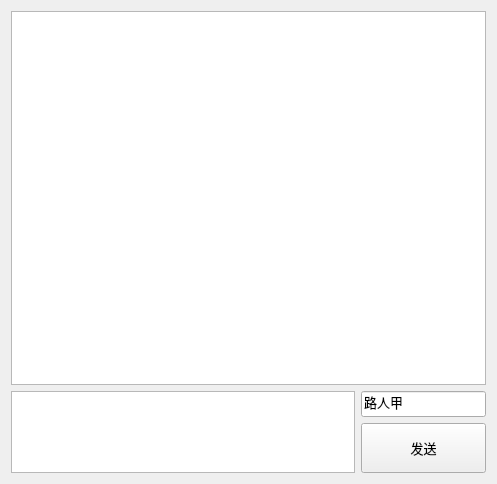
<?xml version="1.0" encoding="UTF-8"?>
<ui version="4.0">
 <class>Widget</class>
 <widget class="QWidget" name="Widget">
  <property name="geometry">
   <rect>
    <x>0</x>
    <y>0</y>
    <width>497</width>
    <height>484</height>
   </rect>
  </property>
  <property name="windowTitle">
   <string>扯淡君</string>
  </property>
  <property name="styleSheet">
   <string notr="true">QPalette{background:#F0F0F0;}

QWidget#frmMain,QWidget[Form=&quot;true&quot;]{
border:1px solid #575757;
border-radius:0px;
}

.QFrame{
border:1px solid #C2CCD8;
border-radius:5px;
}

QWidget#widget_title,QToolBar{
background:qlineargradient(spread:pad,x1:0,y1:0,x2:0,y2:1,stop:0 #4D4D4D,stop:1 #292929);
}

QLabel{
color:#000000;
}

QLabel#lab_Ico,QLabel#lab_Title{
border-radius:0px;
color:#F0F0F0;
background-color:rgba(0,0,0,0);
border-style:none;
}

QLabel#labfrmData,QLabel#labfrmHost,QLabel#labfrmDefence,QLabel#labfrmIPCGroup,QLabel#labfrmIPC,QLabel#labfrmIPCLink,QLabel#labfrmVideoPlayBack,QLabel#labfrmConfig,QLabel#labCheckAllStatus,QLabel#labfrmExit{
padding:5px;
color:#F0F0F0;
background:qlineargradient(spread:pad,x1:0,y1:0,x2:0,y2:1,stop:0 #4D4D4D,stop:1 #292929);
}

QLabel#labfrmData:hover,QLabel#labfrmHost:hover,QLabel#labfrmDefence:hover,QLabel#labfrmIPCGroup:hover,QLabel#labfrmIPC:hover,QLabel#labfrmIPCLink:hover,QLabel#labfrmVideoPlayBack:hover,QLabel#labfrmConfig:hover,QLabel#labCheckAllStatus:hover,QLabel#labfrmExit:hover{
background:qlineargradient(spread:pad,x1:0,y1:0,x2:0,y2:1,stop:0 #636363,stop:1 #575757);
}

QLabel[labVideo=&quot;true&quot;]{
color:#F0F0F0;
border:1px solid #575757;
background:qlineargradient(spread:pad,x1:0,y1:0,x2:0,y2:1,stop:0 #4D4D4D,stop:1 #292929);
}

QLabel[labVideo=&quot;true&quot;]:focus{
border:1px solid #FF0000;
background:qlineargradient(spread:pad,x1:0,y1:0,x2:0,y2:1,stop:0 #636363,stop:1 #575757);
}

QLineEdit,QTextEdit,QSpinBox{
border:1px solid #C2CCD8;
border-radius:5px;
padding:2px;
background:none;
selection-background-color:#4D4D4D;
selection-color:#F0F0F0;
}

QLineEdit[echoMode=&quot;2&quot;]{
lineedit-password-character:9679;
}

.QGroupBox{
border:1px solid #C2CCD8;
border-radius:5px;
}

.QToolButton{
border-style:none;
color:#F0F0F0;
padding:5px;
min-height:15px;
min-width:30px;
border-radius:5px;
background:qlineargradient(spread:pad,x1:0,y1:0,x2:0,y2:1,stop:0 #4D4D4D,stop:1 #292929);
}

.QToolButton:hover{
border:1px solid #C2CCD8;
background:qlineargradient(spread:pad,x1:0,y1:0,x2:0,y2:1,stop:0 #636363,stop:1 #575757);
}

.QPushButton{
border-style:none;
border:1px solid #C2CCD8;
color:#F0F0F0;
padding:5px;
min-height:20px;
border-radius:5px;
background:qlineargradient(spread:pad,x1:0,y1:0,x2:0,y2:1,stop:0 #4D4D4D,stop:1 #292929);
}

.QPushButton[focusPolicy=&quot;0&quot;]{
border-style:none;
border:1px solid #C2CCD8;
color:#F0F0F0;
padding:0px;
min-height:10px;
border-radius:3px;
background:qlineargradient(spread:pad,x1:0,y1:0,x2:0,y2:1,stop:0 #4D4D4D,stop:1 #292929);
}

.QPushButton:hover{
background:qlineargradient(spread:pad,x1:0,y1:0,x2:0,y2:1,stop:0 #636363,stop:1 #575757);
}

.QPushButton:pressed{
background:qlineargradient(spread:pad,x1:0,y1:0,x2:0,y2:1,stop:0 #4D4D4D,stop:1 #292929);
}

.QPushButton:disabled{
color:#838383;
background:#F4F4F4;
}

QPushButton#btnMenu,QPushButton#btnMenu_Min,QPushButton#btnMenu_Max,QPushButton#btnMenu_Close{
border-radius:0px;
color:#F0F0F0;
background-color:rgba(0,0,0,0);
border-style:none;
}

QPushButton#btnMenu:hover,QPushButton#btnMenu_Min:hover,QPushButton#btnMenu_Max:hover{
background-color:qlineargradient(spread:pad,x1:0,y1:1,x2:0,y2:0,stop:0 rgba(25,134,199,0),stop:1 #636363);
}

QPushButton#btnMenu_Close:hover{
background-color:qlineargradient(spread:pad,x1:0,y1:1,x2:0,y2:0,stop:0 rgba(238,0,0,128),stop:1 rgba(238,44,44,255));
}

QCheckBox{
color:#000000;
spacing:2px;
}

QCheckBox::indicator{
width:20px;
height:20px;
}

QCheckBox::indicator:unchecked{
image:url(:/image/checkbox_unchecked.png);
}

QCheckBox::indicator:checked{
image:url(:/image/checkbox_checked.png);
}

QRadioButton{
color:#000000;
spacing:2px;
}

QRadioButton::indicator{
width:15px;
height:15px;
}

QRadioButton::indicator::unchecked{
image:url(:/image/radio_normal.png);
}

QRadioButton::indicator::checked{
image:url(:/image/radio_selected.png);
}

QSpinBox::up-button{
image:url(:/image/array_up.png);
}

QSpinBox::down-button{
image:url(:/image/array_down.png);
}

QComboBox,QDateEdit,QSpinBox{
border-radius:3px;
padding:3px 5px 3px 5px;
border:1px solid #C2CCD8;
}

QComboBox::drop-down,QDateEdit::drop-down{
subcontrol-origin:padding;
subcontrol-position:top right;
width:15px;
border-left-width:1px;
border-left-style:solid;
border-top-right-radius:3px;
border-bottom-right-radius:3px;
border-left-color:#C2CCD8;
}

QComboBox::down-arrow,QDateEdit::down-arrow{
image:url(:/image/array_down.png);
}

QMenu{
color:#F0F0F0;
background-color:#4D4D4D;
margin:2px;
}

QMenu::item{
padding:3px 10px 3px 10px;
}

QMenu::indicator{
width:13px;
height:13px;
}

QMenu::item:selected{
color:#F0F0F0;
border:1px solid #575757;
background:qlineargradient(spread:pad,x1:0,y1:0,x2:0,y2:1,stop:0 #4D4D4D,stop:1 #292929);
}

QMenu::separator{
height:1px;
background:#575757;
}

QProgressBar{
background:#C2CCD8;
border-radius:5px;
text-align:center;
border:1px solid #C2CCD8;
}

QProgressBar::chunk{
width:5px;
margin:0.5px;
background-color:#4D4D4D;
}

QSlider::groove:horizontal,QSlider::add-page:horizontal{
height:8px;
border-radius:3px;
background:#C2CCD8;
}

QSlider::sub-page:horizontal{
height:8px;
border-radius:3px;
background:#575757;
}

QSlider::handle:horizontal{
width:13px;
margin-top:-3px;
margin-bottom:-3px;
border-radius:6px;
background:qradialgradient(spread:pad,cx:0.5,cy:0.5,radius:0.5,fx:0.5,fy:0.5,stop:0.6 #FFFFFF,stop:0.8 #575757);
}

QSlider::groove:vertical,QSlider::sub-page:vertical{
width:8px;
border-radius:3px;
background:#C2CCD8;
}

QSlider::add-page:vertical{
width:8px;
border-radius:3px;
background:#575757;
}

QSlider::handle:vertical{
height:13px;
margin-left:-2px;
margin-right:-3px;
border-radius:6px;
background:qradialgradient(spread:pad,cx:0.5,cy:0.5,radius:0.5,fx:0.5,fy:0.5,stop:0.6 #FFFFFF,stop:0.8 #575757);
}

QScrollBar:vertical{
width:10px;
background-color:rgba(0,0,0,0%);
padding-top:10px;
padding-bottom:10px;
}

QScrollBar:horizontal{
height:10px;
background-color:rgba(0,0,0,0%);
padding-left:10px;
padding-right:10px;
}

QScrollBar::handle:vertical,QScrollBar::handle:horizontal{
width:10px;
background:#575757;
}

QScrollBar::handle:vertical:hover,QScrollBar::handle:horizontal:hover{
width:10px;
background:#292929;
}

QScrollBar::add-line:vertical{
height:10px;
width:10px;
subcontrol-position:bottom;
subcontrol-origin:margin;
border-image:url(:/image/add-line_vertical.png);
}

QScrollBar::add-line:horizontal{
height:10px;
width:10px;
subcontrol-position:right;
subcontrol-origin:margin;
border-image:url(:/image/add-line_horizontal.png);
}

QScrollBar::sub-line:vertical{
height:10px;
width:10px;
subcontrol-position:top;
subcontrol-origin:margin;
border-image:url(:/image/sub-line_vertical.png);
}

QScrollBar::sub-line:horizontal{
height:10px;
width:10px;
subcontrol-position:left;
subcontrol-origin:margin;
border-image:url(:/image/sub-line_horizontal.png);
}

QScrollBar::add-page:vertical,QScrollBar::sub-page:vertical,QScrollBar::add-page:horizontal,QScrollBar::sub-page:horizontal{
width:10px;
background:#C2CCD8;
}

QScrollArea{
border:0px;
}

QTreeView,QListView,QTableView,QTabWidget::pane{
border:1px solid #C2CCD8;
selection-background-color:#636363;
selection-color:#F0F0F0;
}

QTableView::item:selected,QListView::item:selected,QTreeView::item:selected{
color:#F0F0F0;
background:qlineargradient(spread:pad,x1:0,y1:0,x2:0,y2:1,stop:0 #4D4D4D,stop:1 #292929);
}

QTableView::item:hover,QListView::item:hover,QTreeView::item:hover{
color:#F0F0F0;
background:qlineargradient(spread:pad,x1:0,y1:0,x2:0,y2:1,stop:0 #636363,stop:1 #575757);
}

QTableView::item,QListView::item,QTreeView::item{
padding:5px;
margin:0px;
}

QHeaderView::section,QTableCornerButton:section{
padding:3px;
margin:0px;
color:#F0F0F0;
border:1px solid #575757;
background:qlineargradient(spread:pad,x1:0,y1:0,x2:0,y2:1,stop:0 #636363,stop:1 #575757);
}

QTabBar::tab{
border-radius:5px;
border:1px solid #C2CCD8;
color:#F0F0F0;
min-width:60px;
min-height:20px;
padding:3px 8px 3px 8px;
margin:1px;
background:qlineargradient(spread:pad,x1:0,y1:0,x2:0,y2:1,stop:0 #636363,stop:1 #575757);
}

QTabBar::tab:selected,QTabBar::tab:hover{
background:qlineargradient(spread:pad,x1:0,y1:0,x2:0,y2:1,stop:0 #4D4D4D,stop:1 #292929);
}

QStatusBar::item{
border:0px solid #4D4D4D;
border-radius:3px;
}

QToolBox::tab{
padding:5px;
border-radius: 5px;
color:#F0F0F0;
background:qlineargradient(spread:pad,x1:0,y1:0,x2:0,y2:1,stop:0 #4D4D4D,stop:1 #292929);
}

QToolBox::tab:selected{
background:qlineargradient(spread:pad,x1:0,y1:0,x2:0,y2:1,stop:0 #636363,stop:1 #575757);
}</string>
  </property>
  <layout class="QGridLayout" name="gridLayout" rowstretch="0,0,0" columnstretch="2,0">
   <item row="2" column="1">
    <widget class="QPushButton" name="pushButton">
     <property name="minimumSize">
      <size>
       <width>0</width>
       <height>50</height>
      </size>
     </property>
     <property name="font">
      <font>
       <family>微软雅黑</family>
       <pointsize>10</pointsize>
      </font>
     </property>
     <property name="text">
      <string>发送</string>
     </property>
    </widget>
   </item>
   <item row="1" column="1">
    <widget class="QLineEdit" name="txtName">
     <property name="font">
      <font>
       <family>微软雅黑</family>
       <pointsize>10</pointsize>
      </font>
     </property>
     <property name="text">
      <string>路人甲</string>
     </property>
    </widget>
   </item>
   <item row="1" column="0" rowspan="2">
    <widget class="QTextEdit" name="txtContext">
     <property name="font">
      <font>
       <family>微软雅黑</family>
       <pointsize>10</pointsize>
      </font>
     </property>
    </widget>
   </item>
   <item row="0" column="0" colspan="2">
    <widget class="QTextEdit" name="txtShow">
     <property name="font">
      <font>
       <family>微软雅黑</family>
       <pointsize>10</pointsize>
      </font>
     </property>
     <property name="readOnly">
      <bool>true</bool>
     </property>
    </widget>
   </item>
  </layout>
 </widget>
 <layoutdefault spacing="6" margin="11"/>
 <resources/>
 <connections>
  <connection>
   <sender>pushButton</sender>
   <signal>clicked()</signal>
   <receiver>Widget</receiver>
   <slot>sendMesage()</slot>
   <hints>
    <hint type="sourcelabel">
     <x>520</x>
     <y>437</y>
    </hint>
    <hint type="destinationlabel">
     <x>296</x>
     <y>235</y>
    </hint>
   </hints>
  </connection>
 </connections>
 <slots>
  <slot>sendMesage()</slot>
 </slots>
</ui>
